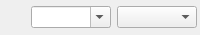
         <widget class="QFrame" name="frameAdv">
          <property name="sizePolicy">
           <sizepolicy hsizetype="Expanding" vsizetype="Preferred">
            <horstretch>0</horstretch>
            <verstretch>0</verstretch>
           </sizepolicy>
          </property>
          <property name="minimumSize">
           <size>
            <width>0</width>
            <height>0</height>
           </size>
          </property>
          <property name="maximumSize">
           <size>
            <width>16777215</width>
            <height>35</height>
           </size>
          </property>
          <property name="frameShape">
           <enum>QFrame::NoFrame</enum>
          </property>
          <property name="frameShadow">
           <enum>QFrame::Raised</enum>
          </property>
          <layout class="QHBoxLayout" name="horizontalLayout_7">
           <property name="margin">
            <number>0</number>
           </property>
           <item>
            <widget class="QPushButton" name="buttonParametersClear">
             <property name="maximumSize">
              <size>
               <width>25</width>
               <height>16777215</height>
              </size>
             </property>
             <property name="toolTip">
              <string>Save Profile</string>
             </property>
             <property name="text">
              <string/>
             </property>
             <property name="icon">
              <iconset resource="../../mainwin.qrc">
               <normaloff>:/images/images/erase.png</normaloff>:/images/images/erase.png</iconset>
             </property>
             <property name="flat">
              <bool>true</bool>
             </property>
            </widget>
           </item>
           <item>
            <widget class="QComboBox" name="comboAdv">
             <property name="editable">
              <bool>true</bool>
             </property>
            </widget>
           </item>
           <item>
            <widget class="QComboBox" name="comboPar">
             <property name="maximumSize">
              <size>
               <width>300</width>
               <height>16777215</height>
              </size>
             </property>
             <property name="insertPolicy">
              <enum>QComboBox::InsertAfterCurrent</enum>
             </property>
            </widget>
           </item>
           <item>
            <spacer name="horizontalSpacer_2">
             <property name="orientation">
              <enum>Qt::Horizontal</enum>
             </property>
             <property name="sizeType">
              <enum>QSizePolicy::Fixed</enum>
             </property>
             <property name="sizeHint" stdset="0">
              <size>
               <width>3</width>
               <height>20</height>
              </size>
             </property>
            </spacer>
           </item>
          </layout>
         </widget>
